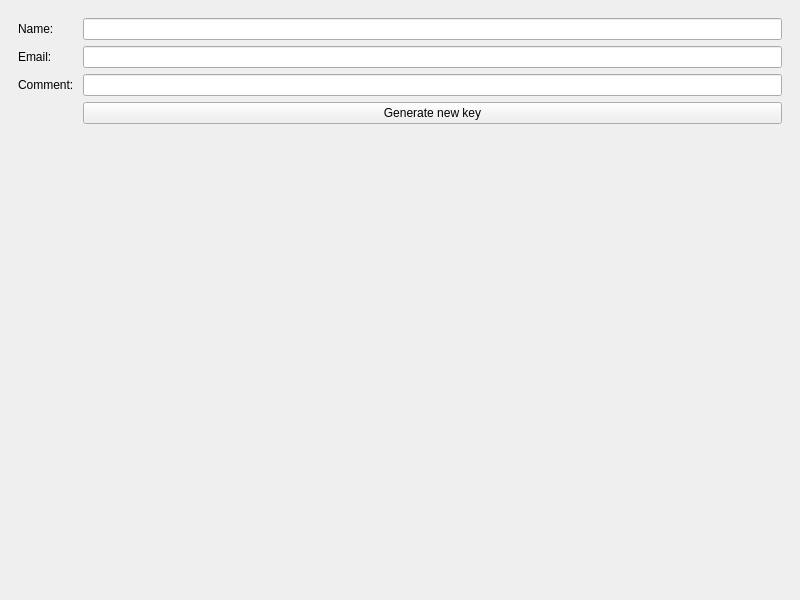
<?xml version="1.0" encoding="UTF-8"?>
<ui version="4.0">
 <class>MainWindow</class>
 <widget class="QMainWindow" name="MainWindow">
  <property name="geometry">
   <rect>
    <x>0</x>
    <y>0</y>
    <width>800</width>
    <height>600</height>
   </rect>
  </property>
  <property name="windowTitle">
   <string>MainWindow</string>
  </property>
  <widget class="QWidget" name="centralwidget">
   <layout class="QGridLayout" name="gridLayout">
    <item row="0" column="0" alignment="Qt::AlignTop">
     <widget class="QWidget" name="widget" native="true">
      <layout class="QGridLayout" name="gridLayout_2">
       <item row="0" column="0">
        <widget class="QLabel" name="label">
         <property name="text">
          <string>Name: </string>
         </property>
        </widget>
       </item>
       <item row="0" column="1">
        <widget class="QLineEdit" name="newKeyName"/>
       </item>
       <item row="1" column="0">
        <widget class="QLabel" name="label_2">
         <property name="text">
          <string>Email: </string>
         </property>
        </widget>
       </item>
       <item row="1" column="1">
        <widget class="QLineEdit" name="newKeyEmail"/>
       </item>
       <item row="2" column="0">
        <widget class="QLabel" name="label_3">
         <property name="text">
          <string>Comment: </string>
         </property>
        </widget>
       </item>
       <item row="2" column="1">
        <widget class="QLineEdit" name="newKeyComment"/>
       </item>
       <item row="3" column="1">
        <widget class="QPushButton" name="newKeyButton">
         <property name="text">
          <string>Generate new key</string>
         </property>
        </widget>
       </item>
      </layout>
     </widget>
    </item>
   </layout>
  </widget>
 </widget>
 <resources/>
 <connections/>
</ui>
